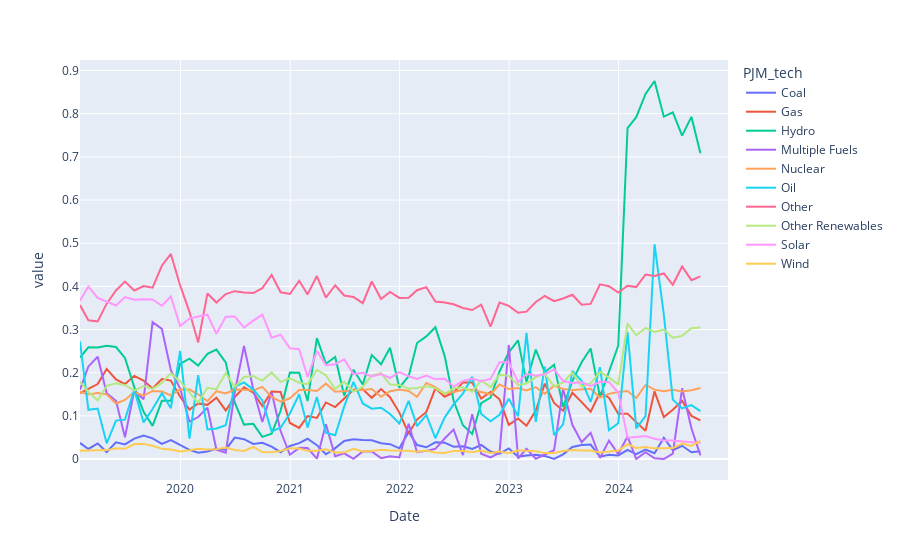

This figure's notebook cell:
### Code cell
px.line(rggi_share.reset_index().groupby(['Date','PJM_tech'])['RGGI_share'].mean().unstack('PJM_tech'))
